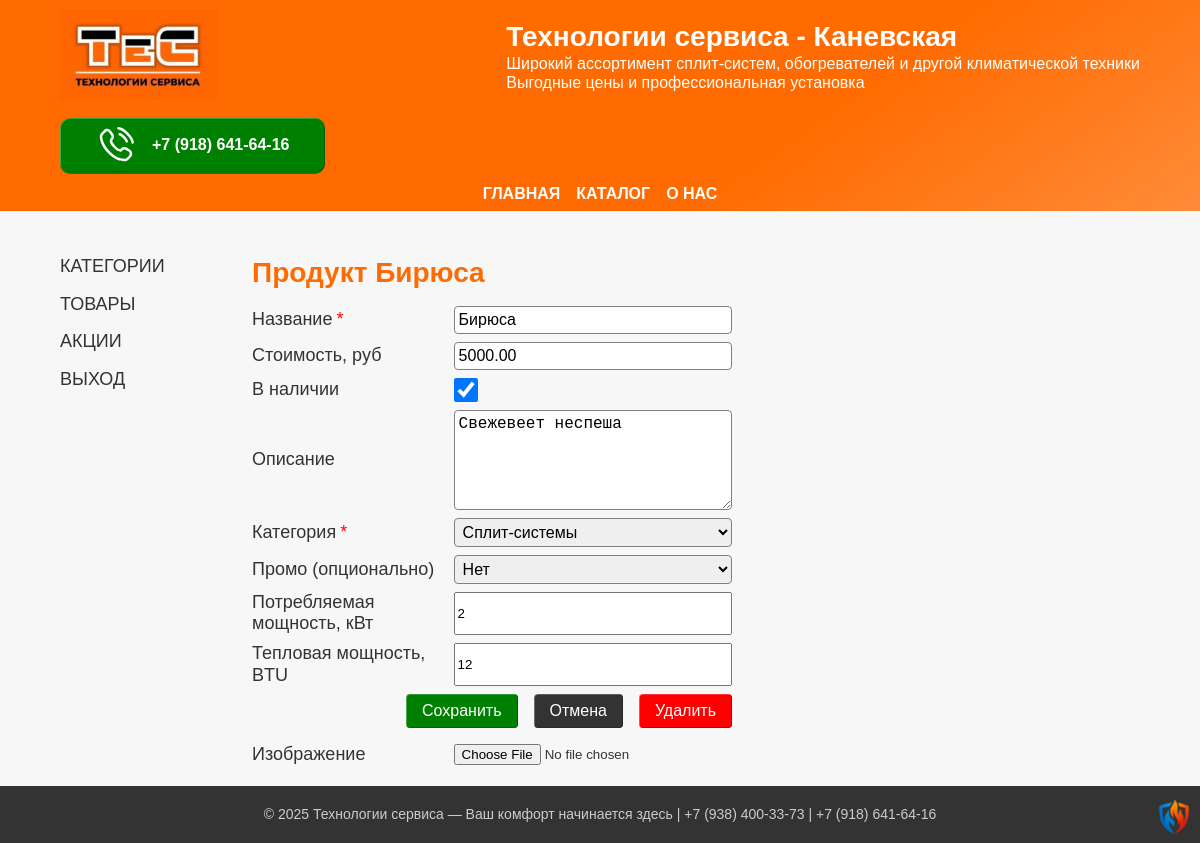
The page /dash/products/Бирюса (signed in) on the database its author committed.
### app/models.py (models this page shows, shortened)
class Product(db.Model):
    __tablename__ = 'products'
    id = db.Column(db.Integer, primary_key=True)
    name = db.Column(db.String(64), nullable=False, unique=True)
    description = db.Column(db.Text, nullable=True)
    image_path = db.Column(db.String(255), nullable=True)
    price = db.Column(db.Float, nullable=True)
    visible = db.Column(db.Boolean, default=True)
    category_id = db.Column(db.Integer, db.ForeignKey('categories.id'), nullable=False)
    promo_id = db.Column(db.Integer, db.ForeignKey('promotions.id'), nullable=True)
    custom_fields_data = db.Column(db.JSON, nullable=True)

class CustomFields(db.Model):
    __tablename__ = 'customfields'
    id = db.Column(db.Integer, primary_key=True)
    name = db.Column(db.Text, nullable=True)
    active = db.Column(db.Boolean, default=True)

### app/urls.py (the view, shortened to what this page needs)
@app.route("/dash/products/<string:name>", methods=["GET", "POST"])
def product(name):
    if not current_user.is_authenticated:
        return redirect(url_for('index'), 301)
    product = Product.query.filter_by(name=name).first()
    if not product:
        return redirect(url_for('products'))
    form = ProductForm(obj=product)
    form.category_id.choices = [(c.id, c.name) for c in Category.query.all()]
    form.promo_id.choices = [(0, 'Нет')] + [(p.id, p.name) for p in Promotion.query.all()]
    form.custom_fields = Category.query.filter_by(id=product.category_id).first().fields
    saved_data = form.custom_fields_data.data
    print(saved_data, type(saved_data))
    return render_template('./admin/product.html',
                           title=f"Продукт {name}",
                           form=form,
                           saved_data=saved_data,
                           custom_fields=custom_fields)

### app/models.py (called while the page is built)
@login.user_loader
def load_user(user_id):
    return User.query.get(int(user_id))

### app/templates/admin/product.html (shortened to what this page needs)
{% extends "./admin/private.html" %}
{% block article %}
<h2>{{title}}</h2>
    <form id="form-product" class="form-input" action="" method="post" enctype="multipart/form-data">
        <div class="form-fields-block">
           <div class="form-field">
                <div class="form-field--label">
                    {{ form.name.label(class="field-label") }}
                    <span style="color: red;">*</span>
                </div>
                <div class="form-field--input">{{ form.name(class="field-input") }}</div>
            </div>
            <div class="form-field">
                <div class="form-field--label">{{ form.price.label(class="field-label") }}</div>
                <div class="form-field--input">{{ form.price(class="field-input") }}</div>
            </div>
            <div class="form-field">
                <div class="form-field--label">
                    {{ form.visible.label(class="field-label") }}
                </div>
                <div class="form-field--input">{{ form.visible(class="checkbox-input") }}</div>
            </div>
            <div class="form-field">
                <div class="form-field--label">{{ form.description.label(class="field-label") }}</div>
                <div class="form-field--input">{{ form.description(class="field-input", rows=5) }}</div>
            </div>
            <div class="form-field">
                <div class="form-field--label">
                    {{ form.category_id.label(class="field-label") }}
                    <span style="color: red;">*</span>
                </div>
                <div class="form-field--input">{{ form.category_id(class="field-input") }}</div>
            </div>
            <div class="form-field">
                <div class="form-field--label">
                    {{ form.promo_id.label(class="field-label") }}
                </div>
                <div class="form-field--input">{{ form.promo_id(class="field-input") }}</div>
            </div>
            {% for field in form.custom_fields %}
                <div class="form-field" >
                    <label class="form-field--label">{{ field.name }}</label>
                    <input class="form-field--input"
                        type="text"
                        name="{{ field.name }}"
                        value="{{ saved_data.get(field.id | string) if saved_data.get(field.id | string) else '---' }}">
                </div>
            {% endfor %}
            <div class="form-submits">
                {{ form.submit_save(class="form-submit submit-green") }}
                {{ form.submit_cancel(class="form-submit submit-neutral") }}
                {{ form.submit_delete(class="form-submit submit-red") }}
            </div>
        </div>
        <div class="form-image-block">
            <div class="form-field">
                {{ form.image_path.label }}
                {{ form.image(class="form-control") }}
            </div>
        </div>
    </form>
{% endblock %}

### app/static/css/style.css (style rules this page uses)
:root { --wrapper-max: 75rem; --wrapper-big: 64rem; --wrapper-middle: 50rem; --wrapper-small: 25rem; --color-green-hover: rgb(58, 206, 0); --color-red-hover: rgb(255, 125, 0); --color-heads-color: #ff6b00; --color-background: #f7f7f7; --color-shadow: #000000A0; --base-transition: 0.2s ease-in-out; }
body { font-family: Geneva, Arial, Helvetica, sans-serif; background-color: var(--color-background); color: #333; display: flex; flex-direction: column; min-height: 100vh; justify-content: space-between; align-content: space-between; container-type: inline-size; container-name: body-size; }
h2 { font-size: 1.75rem; }
h1, h2, h3, a { color: #ff6b00; display: block; }
.form-input { display: flex; gap: 1rem; flex-wrap: wrap; }
.form-fields-block, .form-image-block { min-width: 360px; max-width: 30rem; display: flex; flex-direction: column; gap: 0.5rem; flex-grow: 1; }
.form-field, .form-field--checkbox { display: grid; gap: 1rem; grid-template-columns: 2fr 3fr; }
.form-field--label, .form-field--input { display: flex; flex-wrap: wrap; gap: 0.25rem; align-content: center; }
.field-input, .date-input { width: 100%; }
.field-input, .date-input, .checkbox-input { margin: 0; padding: 0.25rem; font-size: 1rem; border-radius: 0.25em; border: 1px solid grey; }
.checkbox-input { width: 1.5rem; height: 1.5rem; }
.form-submit { margin: 0; padding: 0.5rem 1rem; font-size: 1rem; border-radius: 0.25em; border: none; box-shadow: inset -0.75px -0.5px rgba(0, 0, 0, 0.4), inset +0.75px +0.5px rgba(255, 255, 255, 0.4); }
.form-submits { display: flex; flex-wrap: wrap; gap: 1rem; justify-content: end; }
.submit-green { color: white; background-color: green; }
.submit-red { color: white; background-color: red; }
.submit-neutral { color: white; background-color: #333; }

### rows shown on the page
Product: name "Бирюса", price "5000.00", visible "☑", description "Свежевеет неспеша", category_id "Сплит-системы", promo_id "Нет"
CustomFields: name "Потребляемая мощность, кВт", id "2"
CustomFields: name "Тепловая мощность, BTU", saved_data "12"

### other values the page prints
{{ title }} "Продукт Бирюса"
